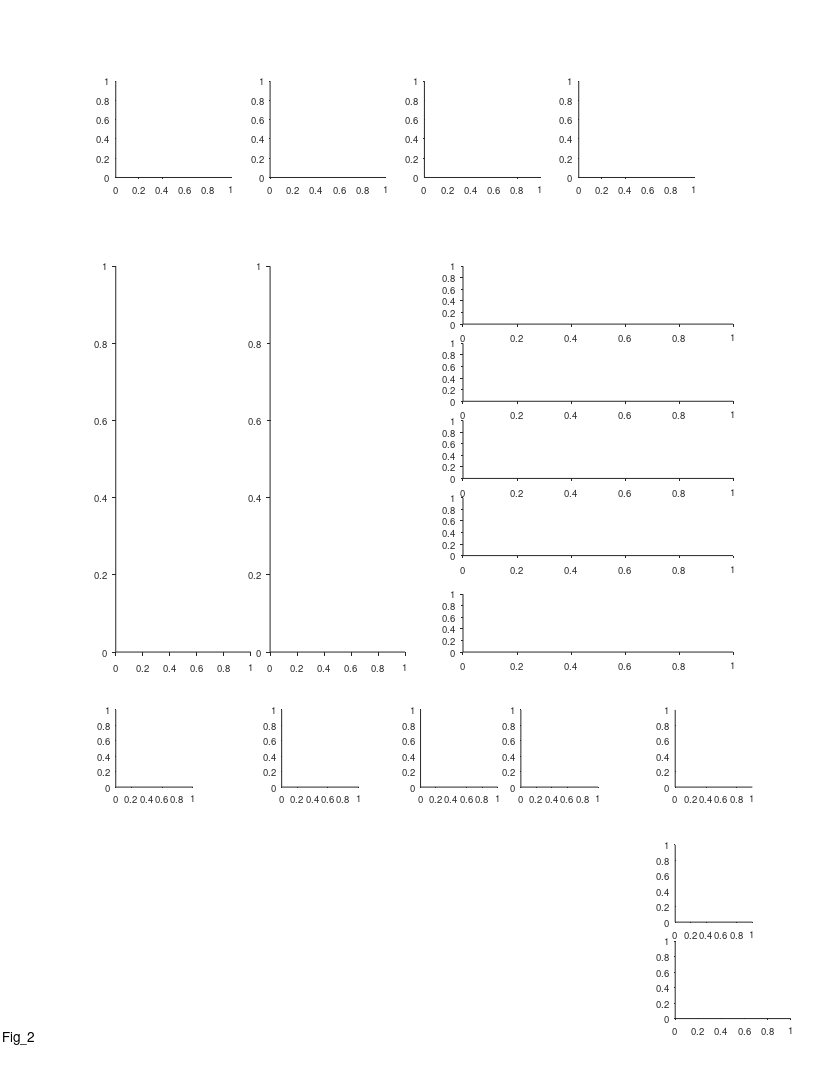

Write MATLAB code to recreate this figure. (Note: this script raises an error after producing the figure.)
%% Replay - Fig 2 - replay population 
%%
clear 
clc
close all

%% plotting options
% replay_coverage_examples_IX = [19 21 22 23];
% replay_coverage_examples_IX = [24 25 27 29];
% replay_coverage_examples_IX = [41 53 54 55];
% replay_coverage_examples_IX = [61 65 68 69];
% replay_coverage_examples_IX = [70 71 73 74];
% replay_coverage_examples_IX = [75 77 78 81];
% replay_coverage_examples_IX = [21 19 70 78];
% replay_coverage_examples_IX = [21 19 70 29];
% replay_coverage_examples_IX = [21 19 70 29];
replay_coverage_examples_IX = [21 19 29 70];

% 5	b0184_d191202 21
% 1	b0184_d191130 19
% 31	b2382_d190801 70
% 30	b0184_d191212 29

single_session_seq_ex_IX = [21];

%% graphics params
epoch_type_clrs = {[.6 .1 .8],[.1 .8 .1]};
PastFutureClrs = [0.1.*[1 1 1]; 1 1 1];
directions_clrs = {[0    0.3843    0.7451];[ 0.5216    0.2471         0]};
panel_H_bin_size_options = [0.1 0.15 0.2 0.125]; % we chose opt 3 (0.2)
panel_H_bin_size_opt = 3;
panel_H_bin_size = panel_H_bin_size_options(panel_H_bin_size_opt)

%% define output files
res_dir =  'L:\paper_replay\figures';
mkdir(res_dir)
fig_name_str = 'Fig_2';
fig_caption_str = ' ';
log_name_str = [fig_name_str '_log_file' '.txt'];
log_name_str = strrep(log_name_str , ':', '-');
log_name_str = strrep(log_name_str , ' ', '_');
log_name_out = fullfile(res_dir, log_name_str);

%% open log file
diary off
diary(log_name_out)
diary on
disp('Log file');
disp(['created: ', datestr(clock)]);
disp('======================================================');
disp([fig_name_str ':' fig_caption_str]);   
disp('======================================================');
disp('');

%% create figure
% figure_size_cm = [21.0 29.7]; % ~A4
figure_size_cm = [21.6 27.9]; % ~US letter
close all
fig = figure;
% Some WYSIWYG options:
set(gcf,'DefaultAxesFontSize',7);
set(gcf,'DefaultAxesFontName','helvetica');
set(gcf,'DefaultAxesUnits','centimeters');
set(gcf,'PaperType','usletter')
% set(gcf,'PaperType','<custom>');
set(gcf,'PaperUnits','centimeters','PaperPosition',[0 0 figure_size_cm]);
set(gcf,'PaperOrientation','portrait');
set(gcf,'Units','centimeters','Position',get(gcf,'paperPosition')+[0 0 0 0]); % position on screen...
set(gcf, 'Renderer', 'painters');
% set(gcf, 'color', 'none');
set(groot, 'defaultAxesColor','None')
set(groot, 'defaultAxesTickDir', 'out');
set(groot,  'defaultAxesTickDirMode', 'manual');
annotation('textbox', [0.5 1 0 0], 'String',fig_name_str, 'HorizontalAlignment','center','Interpreter','none', 'FitBoxToText','on');

% create panels
panels{1}(1) = axes('position', [3 23.3 3 2.5]);
panels{1}(2) = axes('position', [7 23.3 3 2.5]);
panels{1}(3) = axes('position', [11 23.3 3 2.5]);
panels{1}(4) = axes('position', [15 23.3 3 2.5]);

panels{2}(1) = axes('position', [12 19.5 7 1.5]);
panels{2}(2) = axes('position', [12 17.5 7 1.5]);
panels{2}(3) = axes('position', [12 15.5 7 1.5]);
panels{2}(4) = axes('position', [12 13.5 7 1.5]);

panels{3}(1) = axes('position', [12 11 7 1.5]);

panels{4}(1) = axes('position', [3 11 3.5 10]);
panels{4}(2) = axes('position', [7 11 3.5 10]);

panels{5}(1) = axes('position', [3   7.5 2 2]);
panels{6}(1) = axes('position', [7.3   7.5 2 2]);
panels{7}(1,1) = axes('position', [10.9 7.5 2 2]);
panels{7}(2,1) = axes('position', [13.5 7.5 2 2]);
panels{8}(1) = axes('position', [17.5  7.5 2 2]);
panels{8}(2) = axes('position', [17.5  4 2 2]);
panels{8}(3) = axes('position', [17.5  1.5 3 2]);

total_offset = [0 -0.5]+[0 1];
for ii = 1:length(panels)
    subpanels = panels{ii};
    subpanels = subpanels(:);
    for jj = 1:length(subpanels)
        subpanels(jj).Position([1 2]) = subpanels(jj).Position([1 2]) + total_offset;
    end
end


%% load data
epoch_types = {'sleep','rest'};
[exp_list,T] = decoding_get_inclusion_list();
T = T(exp_list,:);
events_all_per_session = {};
for ii_epoch_type = 1:length(epoch_types)
    for ii_exp = 1:length(exp_list)
        exp_ID = exp_list{ii_exp};
        exp = exp_load_data(exp_ID,'details','rest');
        epoch_type = epoch_types{ii_epoch_type};
        params_opt = 11;
        event_type = 'posterior';
        [events, params] = decoding_load_events_quantification(exp_ID, epoch_type, params_opt, event_type);
        [~, TF] = decoding_apply_seq_inclusion_criteria([events.seq_model]);
        events(~TF) = [];
        if isempty(events)
            continue;
        end
        if isfield(events,'rest_ball_num')
            [events.rest_ball_loc] = disperse(exp.rest.balls_loc([events.rest_ball_num]));
        else
            [events.rest_ball_num] = disperse(nan(size(events)));
            [events.rest_ball_loc] = disperse(nan(size(events)));
        end
        
        [events.recordingArena] = deal(exp.details.recordingArena);
        event_struct = events(1,[]);
        [events(2:end).prev_event] = disperse(events(1:end-1));
        events(1).prev_event = event_struct;
        events_all_per_session{ii_epoch_type}{ii_exp} = events;
    end
end

%%
events_all = {[events_all_per_session{1}{:}], [events_all_per_session{2}{:}]};
seqs_all = {[events_all{1}.seq_model], [events_all{2}.seq_model]};
gArena = {categorical({events_all{1}.recordingArena}), categorical({events_all{2}.recordingArena}) };
seqs_pooled = [seqs_all{:}];

%%
features_names = {'duration';'compression';'distance';'distance_norm';};
xlable_strs = {
    'Replay duration (s)';
    {'Compression ratio';'(replay speed / flight speed)'};
    'Replay distance (m)';
    {'Replay distance','(norm. to environment size)'};
    };

%% panels A-D
clc
line_styles = {'-',':'};
panels_xlim = [-0.0950    1.9950; -1.9500   40.9500; -0.4500   56.5500; -0.0210    0.4410];
panels_xticks = {[0 0.5 1 1.5],[0 20 40],[0:10:50],[0 0.2 0.4]};
disp('panels a-d:')
for ii_fn = 1:length(features_names)
    fn = features_names{ii_fn};
    axes(panels{1}(ii_fn));
    cla
    hold on
    lw = 1.1;
    for ii_epoch_type = 1:length(epoch_types)
        X = [seqs_all{ii_epoch_type}.(fn)];
        g = gArena{ii_epoch_type};
%         histogram(X,'DisplayStyle','stairs','Normalization','pdf','LineStyle',line_styles{ii_epoch_type}, 'EdgeColor','k','LineWidth',lw);
        h1=histogram(X(g=='200m'),'DisplayStyle','stairs','Normalization','pdf','LineStyle',line_styles{1}, 'EdgeColor',epoch_type_clrs{ii_epoch_type},'LineWidth',lw);
        h2=histogram(X(g=='120m'),'DisplayStyle','stairs','Normalization','pdf','LineStyle',line_styles{2}, 'EdgeColor',epoch_type_clrs{ii_epoch_type},'LineWidth',lw);
        fprintf('%s: median=%.2g  mean=%.2g (%s,200m)\n', fn, median(X(g=='200m')), mean(X(g=='200m')), epoch_types{ii_epoch_type} )
        fprintf('%s: median=%.2g  mean=%.2g (%s,120m)\n', fn, median(X(g=='120m')), mean(X(g=='120m')), epoch_types{ii_epoch_type} )
    end
%     xlabel_pos = [];
    xlabel(xlable_strs{ii_fn}, 'Units','normalized', 'Position',[0.5 -0.14]);
%     xlabel(xlable_strs{ii_fn});
    if ii_fn == 1
        ylabel('Probability density');
    end
    hax=gca;
    hax.XLim = panels_xlim(ii_fn,:);
    hax.XTick = panels_xticks{ii_fn};
    hax.XRuler.TickLength(1) = 0.03;
    hax.XRuler.TickLabelGapOffset = -1;
    hax.YRuler.TickLabelGapOffset = 1;
    fprintf('%s: median = %.2g, mean = %.2g (pooled)\n',fn,median([seqs_pooled.(fn)]),mean([seqs_pooled.(fn)]))
end

%% legend (hists)
if exist('panels_hist_legend','var')
    delete(panels_hist_legend);
end
panels_hist_legend = axes('position', [4 25 0.5 0.5]);
cla
hold on
t = linspace(0,1,100);
x = pulstran(t,linspace(0,1,3),'rectpuls',1/6);
x(x>0) = nan;x(~isnan(x)) = 0;
clear h
% plot(  t  ,   x  ,       'color', epoch_type_clrs{2}, 'LineWidth',lw,'Clipping','off');
% plot(  t  ,   x  +1.5,   'color', epoch_type_clrs{1}, 'LineWidth',lw,'Clipping','off');
plot([0 1], [0 0],     ':', 'color', epoch_type_clrs{2}, 'LineWidth',lw,'Clipping','off');
plot([0 1], [0 0]+1.5, ':', 'color', epoch_type_clrs{1}, 'LineWidth',lw,'Clipping','off');
plot([0 1], [.5 .5],     'color', epoch_type_clrs{2}, 'LineWidth',lw,'Clipping','off');
plot([0 1], [.5 .5]+1.5, 'color', epoch_type_clrs{1}, 'LineWidth',lw,'Clipping','off');
text(1.3, 2.0, 'Sleep (200m)','FontSize',7,'HorizontalAlignment','left');
text(1.3, 1.5, 'Sleep (130m)','FontSize',7,'HorizontalAlignment','left');
text(1.3, 0.5, 'Awake (200m)','FontSize',7,'HorizontalAlignment','left');
text(1.3, 0.0, 'Awake (130m)','FontSize',7,'HorizontalAlignment','left');
xlim([0 1])
ylim([0 1])
axis off


%% panel E - coverage per session
load('E:\Tamir\work\PROJECTS\LargeScale\paper_replay\data_prepared_for_figures\replay_coverage.mat');
for ii_ex = 1:length(panels{2})
    axes(panels{2}(ii_ex))
    cla
    hold on
    ii_exp = replay_coverage_examples_IX(ii_ex);
    c = squeeze(coverage_all(ii_exp,:,:,:));
    x = linspace(0,1,size(c,3));
    lw = 1.5;
    plot(x, squeeze(c(1,1,:)),'-','LineWidth',lw,'Color',directions_clrs{1});
    plot(x, squeeze(c(2,1,:)),'--','LineWidth',lw,'Color',directions_clrs{1});
    plot(x, squeeze(c(1,2,:)),'-','LineWidth',lw,'Color',directions_clrs{2});
    plot(x, squeeze(c(2,2,:)),'--','LineWidth',lw,'Color',directions_clrs{2});
    hax=gca;
    hax.XTick = [0 1];
    hax.XLim = [0 1];
    hax.XRuler.TickLabelGapOffset = -1.5;
    hax.YRuler.TickLabelGapOffset = 1;
    if ii_ex == 1
        title('Four example sessions: replay spatial coverage','Units','normalized','Position',[0.5 1.14],'FontWeight','normal','HorizontalAlignment','center');
%         hl=legend({'Sleep dir 1','Rest dir 1','Sleep dir 2','Rest dir 2'},'NumColumns',2);
%         hl.Units = 'normalized';
%         hl.Position([1 2]) = [0.22 0.715];
%         hl.Position([3 4]) = [0.1 0.025];
%         hl.Box = 'off';
    end
    if ii_ex == length(panels{2})
        xlabel('Position (norm.)', 'Units','normalized', 'Position',[0.5 -0.07]);
        ylabel({'Replay coverage';'(counts)'}, 'Units','normalized', 'Position',[-0.1 2.4]);
    end
end

%% panel E legend
if exist('panels_coverage_legend','var')
    delete(panels_coverage_legend);
end
panels_coverage_legend(1) = axes('position', [panels{2}(1).Position([1 2])+[.5 1.25] 0.5 0.5]);
panels_coverage_legend(2) = axes('position', [panels{2}(1).Position([1 2])+[2.5 1.25] 0.5 0.5]);
arrow_str = {'\rightarrow','\leftarrow'};
for ii_dir = 1:2
    axes(panels_coverage_legend(ii_dir))
    cla
    hold on
    t = linspace(0,1,100);
    x = pulstran(t,linspace(0,1,3),'rectpuls',1/6);
    x(x>0) = nan;x(~isnan(x)) = 0;
    clear h
    plot(  t  ,   x,     'color', directions_clrs{ii_dir}, 'LineWidth',lw,'Clipping','off');
    plot([0 1], [.5 .5], 'color', directions_clrs{ii_dir}, 'LineWidth',lw,'Clipping','off');
    text(1.3, 0.5, "Sleep dir "+ii_dir,'FontSize',7,'HorizontalAlignment','left');
    text(1.3, 0, "Awake dir "+ii_dir,'FontSize',7,'HorizontalAlignment','left');
    text(0.2, -0.3, arrow_str{ii_dir},'Color',directions_clrs{ii_dir},'FontWeight','bold', 'FontSize',10);
    xlim([0 1])
    ylim([0 1])
    axis off
end

%% panel F - coverage total
axes(panels{3}(1))
cla
hold on
c = squeeze(sum(coverage_all,1));
x = linspace(0,1,size(c,3));
lw = 2;
plot(x, squeeze(c(1,1,:)),'-','LineWidth',lw,'Color',directions_clrs{1});
plot(x, squeeze(c(2,1,:)),'--','LineWidth',lw,'Color',directions_clrs{1});
plot(x, squeeze(c(1,2,:)),'-','LineWidth',lw,'Color',directions_clrs{2});
plot(x, squeeze(c(2,2,:)),'--','LineWidth',lw,'Color',directions_clrs{2});
hax=gca;
hax.XTick = [0 1];
hax.XLim = [0 1];
hax.XRuler.TickLabelGapOffset = -1.5;
hax.YRuler.TickLabelGapOffset = 1;
xlabel('Position (norm.)', 'Units','normalized', 'Position',[0.5 -0.11]);
ylabel({'Replay coverage';'(counts)'}, 'Units','normalized', 'Position',[-0.1 .5]);
title("Population: {\itn} = "+size(coverage_all,1)+" sessions",'Units','normalized','Position',[0.27 1.05],'FontWeight','normal');

%% panel G  - all seqs in a session (sleep)
axes(panels{4}(1))
hax=gca;
cla
hold on
exp_ID = T(single_session_seq_ex_IX,:).exp_ID{1};
epoch_type ='sleep';
params_opt = 11;
events = decoding_load_events_quantification(exp_ID, epoch_type, params_opt, 'posterior');
[seqs, TF] = decoding_apply_seq_inclusion_criteria([events.seq_model]);
events(~TF) = [];
epoch_sep = find(diff([events.epoch_num])~=0)+0.5;
seqs_edges = [seqs.start_pos_norm; seqs.end_pos_norm];
seqs_IX = 1:length(seqs);
plot([0 1],repmat(epoch_sep,2,1),':','LineWidth',1.5,'Color',0.5*[1 1 1]);
h=plot(seqs_edges,[seqs_IX;seqs_IX],'-','LineWidth',.55);
dir_1_IX = [seqs.state_direction]==1;
dir_2_IX = [seqs.state_direction]==-1;
[h(dir_1_IX).Color] = disperse(repelem(directions_clrs(1),length(dir_1_IX)));
[h(dir_2_IX).Color] = disperse(repelem(directions_clrs(2),length(dir_2_IX)));
scatter(seqs_edges(1,:),seqs_IX, 3, [seqs.state_direction]==-1, "filled");
hax.Colormap = cell2mat(directions_clrs);
hax=gca;
hax.XTick = [0 1];
hax.YTick = [1 10*ceil(length(seqs)/10)];
hax.XLim = [0 1];
hax.XRuler.TickLabelGapOffset = -1;
hax.YRuler.TickLabelGapOffset = 1;
xlabel('Position (norm.)', 'Units','normalized', 'Position',[0.5 -0.017]);
ylabel('Replay event no.', 'Units','normalized', 'Position',[-0.06 .5]);
title('Sleep replays', 'Units','normalized', 'Position',[0.47 0.99],'FontWeight','normal');
text(1.1, 1.05, 'Example session: all individual replays','FontSize',9,'HorizontalAlignment','center','Units','normalized')

%% Panel G - all seqs in a session (rest)
axes(panels{4}(2))
hax=gca;
cla
hold on
exp_ID = T(single_session_seq_ex_IX,:).exp_ID{1};
epoch_type ='rest';
params_opt = 11;
events = decoding_load_events_quantification(exp_ID, epoch_type, params_opt, 'posterior');
[seqs, TF] = decoding_apply_seq_inclusion_criteria([events.seq_model]);
events(~TF)=[];
epoch_sep = find(diff([events.epoch_num])~=0)+0.5;
seqs_edges = [seqs.start_pos_norm; seqs.end_pos_norm];
seqs_IX = 1:length(seqs);
% plot([0 1],repmat(epoch_sep,2,1),'-','LineWidth',.2,'Color',0.9*[1 1 1]);
h=plot(seqs_edges,[seqs_IX;seqs_IX],'-','LineWidth',.55);
dir_1_IX = [seqs.state_direction]==1;
dir_2_IX = [seqs.state_direction]==-1;
[h(dir_1_IX).Color] = disperse(repelem(directions_clrs(1),length(dir_1_IX)));
[h(dir_2_IX).Color] = disperse(repelem(directions_clrs(2),length(dir_2_IX)));
scatter(seqs_edges(1,:),seqs_IX, 3, [seqs.state_direction]==-1, "filled");
hax.Colormap = cell2mat(directions_clrs);
hax.XTick = [0 1];
hax.YTick = [1 10*ceil(length(seqs)/10)];
hax.XLim = [0 1];
hax.XRuler.TickLabelGapOffset = -1;
hax.YRuler.TickLabelGapOffset = 1;
xlabel('Position (norm.)', 'Units','normalized', 'Position',[0.5 -0.017]);
% ylabel('Replay event no.', 'Units','normalized', 'Position',[-0.09 .5]);
title('Awake replays', 'Units','normalized', 'Position',[0.47 0.99],'FontWeight','normal');

%% Coverage correlations (pdf)
axes(panels{5}(1))
cla reset
hold on
sleep_vs_rest_coverage_corr = ccc_all(:,:,1,2);
sleep_vs_rest_coverage_corr = sleep_vs_rest_coverage_corr(:);
h=histogram(sleep_vs_rest_coverage_corr,'FaceColor','k','Normalization','pdf');
h.BinWidth = panel_H_bin_size;
h.BinLimits = [-1 1];
nbins = 50;
% h=histogram(cat(1,ccc_shuffled{:}),'FaceColor','k','Normalization','pdf');
% h.DisplayStyle = 'stairs';
% h.BinLimits = [-1 1];
% h.EdgeColor = 'm';
% h.LineWidth = 1.5;
% h.NumBins = nbins;
xi = linspace(-1,1,nbins);
f = ksdensity(cat(1,ccc_shuffled{:}),xi,'Function','pdf');
plot(xi,f,'k','LineWidth',1.5)
[~,P_KS, KS_stats] = kstest2(sleep_vs_rest_coverage_corr, cat(1,ccc_shuffled{:}));
text(0.5,1.15,['{\itP}_{KS} = ' sprintf('%.2g',P_KS)],'units','normalized','FontSize',7,'HorizontalAlignment','center');
hax=gca;
hax.XLim = [-1 1];
hax.XTick = -1:0.5:1;
hax.YTick = [0 hax.YTick(end)];
hax.TickDir = 'out';
hax.XRuler.TickLength = [0.03 0];
hax.YRuler.TickLength = [0.02 0];
hax.XRuler.TickLabelGapOffset = -0;
hax.YRuler.TickLabelGapOffset = 1;
hax.XTickLabelRotation = 0;
xlabel({'Corr. of replay positions (r)';'sleep vs. awake'}, 'Units','normalized', 'Position',[0.5 -0.25]);
ylabel({'Probability','density'}, 'Units','normalized', 'Position',[-0.08 .5]);

%% replay rate - PRE vs POST sleep
axes(panels{6}(1))
cla reset
hold on
plot(replay_rate(:,3),replay_rate(:,4),'ok','MarkerSize',2)
% plot(replay_rate(:,3),replay_rate(:,4),'.k')
plot([1e-3 1e0],[1e-3 1e0],'Color',[1 1 1].*0.5);
pval = signrank(replay_rate(:,3),replay_rate(:,4));
disp('panel i stats:')
fprintf('replay-rate sleep-after vs before:\n');
fprintf('median ratio = %.2g\n', nanmedian(replay_rate(:,4)./replay_rate(:,3)) );
fprintf('pval (signrank test)= %.2g\n', pval );
% replay_rate_diff_sleep = diff(replay_rate(:,[3 4]),1,2);
% h=histogram(replay_rate_diff_sleep,'FaceColor','k','Normalization','pdf');
% pval = signrank(replay_rate_diff_sleep);
text(0.5,1.15,['{\itP}_{signrank} = ' sprintf('%.1g',pval)],'units','normalized','FontSize',7,'HorizontalAlignment','center');
axis square
axis equal
hax=gca;
hax.XScale = 'log';
hax.YScale = 'log';
hax.XLim = [5e-4 5e-1];
hax.YLim = [5e-4 5e-1];
hax.XTick = [1e-3 1e-2 1e-1 1e0];
hax.YTick = [1e-3 1e-2 1e-1 1e0];
hax.TickDir = 'out';
hax.XRuler.TickLength = [0.04 0];
hax.YRuler.TickLength = [0.04 0];
hax.XRuler.TickLabelGapOffset = -0;
hax.YRuler.TickLabelGapOffset = 1;
hax.XTickLabelRotation = 0;
xlabel({'Replay rate (events/s)';'sleep before'}, 'Units','normalized', 'Position',[0.5 -0.25]);
ylabel({'Replay rate (events/s)';'sleep after'}, 'Units','normalized', 'Position',[-0.38 0.5]);

%% replay i vs i+1 (no corr) - OLD!!
if 0
bins_size = 20; % in meters
for ii_epoch_type = 1:length(epoch_types)
    events2 = events_all{ii_epoch_type};
    invalid = cellfun(@isempty,{events2.prev_event});
    events2(invalid)=[];
    events1 = [events2.prev_event];
    seqs2 = [events2.seq_model];
    seqs1 = [events1.seq_model];
    xxx = [seqs1.middle_pos];
    yyy = [seqs2.middle_pos];

    % scatter 
    axes(panels{7}(ii_epoch_type,1))
    cla reset
    hold on
    axis equal
    plot(xxx,yyy,'k.','MarkerSize',2,'Color',epoch_type_clrs{ii_epoch_type});
    h=refline(1,0);
    h.Color = 0.5*[1 1 1];
%     xlabel({'Position of';'replay {\iti} (m)'},'Units','normalized','Position',[0.5 -0.3]);
    if ii_epoch_type == 1
        xlabel({'Position of replay {\iti} (m)'},'Units','normalized','Position',[1.15 -0.3]);
%         xlabel({'Position of';'replay {\iti} (m)'},'Units','normalized','Position',[1 -0.3]); 
        ylabel({'Position of';'replay {\iti+1} (m)'},'Units','normalized','Position',[-0.35 0.5])
    end
    hax=gca;
    hax.XRuler.TickLength(1) = 0.05;
    hax.YRuler.TickLength(1) = 0.03;
    hax.XRuler.TickLabelGapOffset = -0;
    hax.YRuler.TickLabelGapOffset = 1;

    % density
    axes(panels{7}(ii_epoch_type,2))
    cla reset
    hold on
    axis equal
    edges = 0:bins_size:200;
    xedges = 0:bins_size:200;
    yedges = 0:bins_size:201;
    xedges = edges;
    yedges = edges;
    N1 = histcounts(xxx,xedges,'Normalization','pdf');
    N2 = histcounts(yyy,yedges,'Normalization','pdf');
    N12 = histcounts2(xxx,yyy,xedges,yedges,'Normalization','pdf');
    N12 = N12 ./ (N1'.*N2);
    imagesc(xedges,yedges,log(N12));
%     imagesc(xedges,yedges,N12);
%     colormap bone
    cmap = jet;
%     cmap = 1-cmap;
    colormap(cmap)
    hax=gca;
    hax.CLim(1) = 0;

    axes(panels{7}(ii_epoch_type,1))
    switch epoch_types{ii_epoch_type}
        case 'sleep'
            title('Sleep','FontWeight','normal');
        case 'rest'
            title('Awake','FontWeight','normal');
    end
end
end


%% Replay i vs i+1 (no corr)
% sigma = 1.5;
% bins_size = 20;
% edges = 0:bins_size:200;
% xedges = 0:bins_size:200;
% yedges = 0:bins_size:201;
edges = linspace(0,1,11);
xedges = edges;
yedges = edges;
nbinsx = length(xedges)-1;
nbinsy = length(yedges)-1;
nEpochTypes = length(events_all_per_session);
nSessions = length(events_all_per_session{1});
M = nan(nEpochTypes,nSessions,nbinsx,nbinsy);
events_count = zeros(nEpochTypes,nSessions);
for ii_epoch_type = 1:nEpochTypes
    for ii_session = 1:nSessions
        events2 = events_all_per_session{ii_epoch_type}{ii_session};
        if length(events2) == 0
            continue
        end
        invalid = cellfun(@isempty,{events2.prev_event});
        events2(invalid)=[];
        if length(events2) == 0
            continue
        end
        events1 = [events2.prev_event];
        seqs2 = [events2.seq_model];
        seqs1 = [events1.seq_model];
        xxx = [seqs1.middle_pos_norm];
        yyy = [seqs2.middle_pos_norm];
        N1 = histcounts(xxx,xedges,'Normalization','pdf');
        N2 = histcounts(yyy,yedges,'Normalization','pdf');
        N12 = histcounts2(xxx,yyy,xedges,yedges,'Normalization','pdf');
        N12 = N12 ./ (N1'.*N2);
        M(ii_epoch_type,ii_session,:,:) = N12;
        events_count(ii_epoch_type,ii_session) = length(xxx);
    end
end
W = events_count./sum(events_count')';
M_weighted = M.*W;
M_weighted_avg = squeeze(nanmean(M_weighted,[2]));

for ii_epoch_type = 1:nEpochTypes

    M2 = squeeze(M_weighted_avg(ii_epoch_type,:,:));
%     M3 = imgaussfilt(M2,sigma,'FilterDomain','spatial');

    axes(panels{7}(ii_epoch_type,1))
    cla reset
    hold on
    axis equal
%     imagesc(xedges,yedges,log(M2));
    imagesc(xedges,yedges,M2);
    cmap = jet;
    colormap(cmap)
    if ii_epoch_type == 1
        xlabel({'Position of replay {\iti} (norm.)'},'Units','normalized','Position',[1.2 -0.25]);
%         xlabel({'Position of';'replay {\iti} (m)'},'Units','normalized','Position',[1 -0.3]); 
        ylabel({'Position of';'replay {\iti+1} (norm.)'},'Units','normalized','Position',[-0.25 0.5])
    end
    hax=gca;
    hax.CLim(1) = 0;
    hax.XRuler.TickLength(1) = 0.05;
    hax.YRuler.TickLength(1) = 0.03;
    hax.XRuler.TickLabelGapOffset = -1;
    hax.YRuler.TickLabelGapOffset = 1;
    switch epoch_types{ii_epoch_type}
        case 'sleep'
            title('Sleep','FontWeight','normal')
        case 'rest'
            title('Awake','FontWeight','normal')
    end
    if ii_epoch_type==2
        hcb = colorbar('east');
        hcb.Units = 'centimeters';
        hcb.Position(1) = hax.Position(1) + hax.Position(3)*1.07;
        hcb.Ticks = [];
        hcb.Label.String = 'Density (norm.)';
        hcb.Label.Rotation = -90;
        hcb.Label.Units = 'normalized';
        hcb.Label.Position = [1.3 0.5];
        text(1.14,1,'Max','Units','normalized','FontSize',7,'HorizontalAlignment','center');
        text(1.14,0,'0','Units','normalized','FontSize',7,'HorizontalAlignment','center');
    end

%     axes(panels{6}(ii_epoch_type,2))
%     cla reset
%     hold on
%     axis equal
% %     imagesc(xedges,yedges,log(M3));
%     imagesc(xedges,yedges,M3);
%     cmap = jet;
%     colormap(cmap)
end

%%
% % % % n_shuffles = 1000;
% % % % rng(0)
% % % % % TODO: shuffle must be done per session (because over-representation is
% % % % % different per sessions)
% % % % shuffles = arrayfun(@randperm,repelem(length(xxx),n_shuffles),'UniformOutput',false);
% % % % shuffles = cat(1,shuffles{:});
% % % % corr_shuffled = corr(shuffles',yyy','tail','right');

%% Takeoff/Landing X Past/Future
axes(panels{8}(1))
cla reset
hold on
% take only rest 
seqs = seqs_all{2};
events = events_all{2};
TakeLand_thr = 0.05;
gTakeLand = classify_replay_landing_takeoff_other(seqs, TakeLand_thr);
gPastFuture = categorical( ([events.rest_ball_num] == 1 & [seqs.state_direction] == 1) | ...
                           ([events.rest_ball_num] == 2 & [seqs.state_direction] == -1), ...
                           [false true],["Past","Future"])';
gForRev = categorical([seqs.forward],[true false],["Forward","Reverse"])';
g = gTakeLand .* gPastFuture;
[N,G] = histcounts(g);
N = reshape(N,2,3)';
G = reshape(G,2,3)';
% do some stats
TakeoffsFuturePast_binom_pval = myBinomTest(sum(gTakeLand=='Takeoff' & gPastFuture=='Future'),sum(gTakeLand=='Takeoff'),0.5,'two');
LandingFuturePast_binom_pval = myBinomTest(sum(gTakeLand=='Landing' & gPastFuture=='Past'),sum(gTakeLand=='Landing'),0.5,'two');
disp('panel 2k stats:')
fprintf('Takeoff: past vs future, pval=%.2g (binom test)\n',TakeoffsFuturePast_binom_pval);
fprintf('Landing: past vs future, pval=%.2g (binom test)\n',LandingFuturePast_binom_pval);
takeoff_IX = find(all(contains(G,'Takeoff'),2));
midair_IX = find(all(contains(G,'Mid-air'),2));
landing_IX = find(all(contains(G,'Landing'),2));
new_order = [takeoff_IX midair_IX landing_IX];
N = N(new_order,:);
G = G(new_order,:);
N([1 3],:) = N([1 3],:)./TakeLand_thr;
N([2],:) = N([2],:)./(1-2*TakeLand_thr);
N = N ./ sum(N,"all");
hb=bar(N);
[hb.FaceColor] = disperse(PastFutureClrs');
% hb(1).FaceColor = 1.0.*[1 1 1];
% hb(1).FaceColor = 0.1.*[1 1 1];
hax=gca;
hax.XTick = 1:3;
hax.XTickLabel = {'Takeoff zone','Mid-air zone','Landing zone'};
hax.XRuler.TickLabelGapOffset = -1;
ylabel('Fraction')
% create legend
w = 0.08*range(hax.XLim);
h = 0.10*range(hax.YLim);
x = hax.XLim(1)+0.15*range(hax.XLim);
y1 = hax.YLim(1)+0.9*range(hax.YLim);
y2 = hax.YLim(1)+0.75*range(hax.YLim);
rectangle(Position=[x y1 w h],FaceColor=hb(1).FaceColor);
rectangle(Position=[x y2 w h],FaceColor=hb(2).FaceColor);
text(x+1.3*w,y1+h/2,'Past','HorizontalAlignment','left','VerticalAlignment','middle','FontSize',7);
text(x+1.3*w,y2+h/2,'Future','HorizontalAlignment','left','VerticalAlignment','middle','FontSize',7);

% hl=legend(["past","Future"],'box','off','location','none')
% hl.Units = hax.Units;
% hl.Position = [hax.Position([1 2])+[0.5 0.75].*hax.Position([3 4]) .5 .5];
% hl

%% Takeoff/Landing X Past/Future X Forward/Reverse
axes(panels{8}(2))
cla reset
hold on

g = gTakeLand .* gPastFuture .*gForRev;
[N,G] = histcounts(g);
N = reshape(N,2,2,3);
G = reshape(G,2,2,3);
N = permute(N,[3 2 1]);
G = permute(G,[3 2 1]);
new_order = [takeoff_IX midair_IX landing_IX];  
N = N(new_order,:,:);
G = G(new_order,:,:);

N([1 3],:,:) = N([1 3],:,:)./TakeLand_thr;
N([2],  :,:) = N([2],  :,:)./(1-2*TakeLand_thr);
N = N ./ sum(N,"all");

w = 0.28;
x = linspace(0,1,3);
hs = (x(2)-x(1))*0.35;
clear hb1 hb2
hb1 = bar(x-hs/2,   squeeze(N(:,1,:)), w, 'stacked');
hb2 = bar(x+hs/2,   squeeze(N(:,2,:)), w, 'stacked');
hb1(1).FaceColor = .9*[1 1 1];
hb1(2).FaceColor = 0*[1 1 1];
hb2(1).FaceColor = 0.9*[0 1 0];
hb2(2).FaceColor = 0.6*[0 1 0];
% hb1(1).FaceColor = 0.0*[1 1 1];
% hb1(2).FaceColor = 0.0*[1 1 1];
% hb2(1).FaceColor = 1.0*[1 1 1];
% hb2(2).FaceColor = 1.0*[1 1 1];
% plot(hb1(1).XData+w/4.*[-1 1]',hb1(1).YData([1 1;2 2;3 3]'),'w','LineWidth',1.1);
% plot(hb2(1).XData+w/4.*[-1 1]',hb2(1).YData([1 1;2 2;3 3]'),'k','LineWidth',1.1);
% hb1(1).EdgeColor = 'w';
% hb1(2).EdgeColor = 'w';
% hb2(1).EdgeColor = 'k';
% hb2(2).EdgeColor = 'k';
xlim([0 1]+w.*[-1 1])

%%
axes(panels{8}(3))
cla reset
hold on
gTakeLand = reordercats(gTakeLand,["Takeoff","Mid-air","Landing"]);
G = categories(gTakeLand);
for ii_g = 1:length(G)
    gcurr = G{ii_g};
    IX = gTakeLand==gcurr;
%     IX = IX & gForRev=="Forward";
%     IX = IX & gForRev=="Reverse";
    seqs_g = seqs(IX);
    events_g = events(IX);
    x = abs([seqs_g.middle_pos_norm] - interp1([1 2],[0 1],[events_g.rest_ball_num]));
    histogram(x,'BinWidth',0.05,'BinLimits',[0 1],'DisplayStyle','stairs','DisplayName',gcurr,'Normalization','probability');
end
xlim([0 1])
xticks([0 1])
legend('Box','off')
xlabel({'Distance of replay';'from current position (norm.)'},'units','normalized','position',[0.5 -.05])
ylabel('Prob.')

%% add panel letters
font_size = 11;
axes(panels{1}(1))
text(-0.2,1.12, 'a', 'Units','normalized','FontWeight','bold','FontSize',font_size);
axes(panels{1}(2))
text(-0.2,1.12, 'b', 'Units','normalized','FontWeight','bold','FontSize',font_size);
axes(panels{1}(3))
text(-0.2,1.12, 'c', 'Units','normalized','FontWeight','bold','FontSize',font_size);
axes(panels{1}(4))
text(-0.2,1.12, 'd', 'Units','normalized','FontWeight','bold','FontSize',font_size);

axes(panels{2}(1))
text(-0.1,1.3, 'f', 'Units','normalized','FontWeight','bold','FontSize',font_size);
axes(panels{3}(1))
text(-0.1,1.18, 'g', 'Units','normalized','FontWeight','bold','FontSize',font_size);
axes(panels{4}(1))
text(-0.25,1.035, 'e', 'Units','normalized','FontWeight','bold','FontSize',font_size);

axes(panels{5}(1))
text(-0.3,1.2, 'h', 'Units','normalized','FontWeight','bold','FontSize',font_size);
axes(panels{6}(1))
text(-0.35,1.2, 'i', 'Units','normalized','FontWeight','bold','FontSize',font_size);
axes(panels{7}(1))
text(-0.6,1.2, 'j', 'Units','normalized','FontWeight','bold','FontSize',font_size);
axes(panels{8}(1))
text(-0.4,1.2, 'k', 'Units','normalized','FontWeight','bold','FontSize',font_size);



%%
fig_name = sprintf('%s_panel_E_%d_%d_%d_%d_panel_G_%d_panel_H_bin_opt_%d', ...
    fig_name_str, ...
    replay_coverage_examples_IX, ...
    single_session_seq_ex_IX,...
    panel_H_bin_size_opt)
file_out = fullfile(res_dir, fig_name);
print(gcf, file_out, '-dpdf', '-cmyk', '-painters');
disp('figure saved!')

%%
